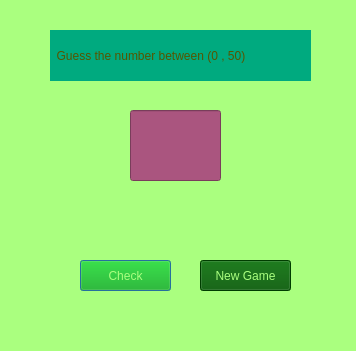
<?xml version="1.0" encoding="UTF-8"?>
<ui version="4.0">
 <class>Play_Guess_Num</class>
 <widget class="QDialog" name="Play_Guess_Num">
  <property name="geometry">
   <rect>
    <x>0</x>
    <y>0</y>
    <width>356</width>
    <height>351</height>
   </rect>
  </property>
  <property name="windowTitle">
   <string>Play Guess Num</string>
  </property>
  <property name="styleSheet">
   <string notr="true">background-color: rgb(170, 255, 127);</string>
  </property>
  <widget class="QLabel" name="label">
   <property name="geometry">
    <rect>
     <x>50</x>
     <y>30</y>
     <width>261</width>
     <height>51</height>
    </rect>
   </property>
   <property name="styleSheet">
    <string notr="true">background-color: rgb(0, 170, 127);
font: 700 11pt &quot;Segoe UI&quot;;
color: rgb(85, 85, 0);


</string>
   </property>
   <property name="text">
    <string>  Guess the number between (0 , 50)</string>
   </property>
  </widget>
  <widget class="QLineEdit" name="hint">
   <property name="geometry">
    <rect>
     <x>130</x>
     <y>110</y>
     <width>91</width>
     <height>71</height>
    </rect>
   </property>
   <property name="styleSheet">
    <string notr="true">background-color: rgb(170, 85, 127);
color: rgb(255, 255, 0);
font: 700 20pt &quot;Segoe UI&quot;;</string>
   </property>
   <property name="alignment">
    <set>Qt::AlignCenter</set>
   </property>
  </widget>
  <widget class="QLabel" name="res">
   <property name="geometry">
    <rect>
     <x>70</x>
     <y>200</y>
     <width>221</width>
     <height>41</height>
    </rect>
   </property>
   <property name="styleSheet">
    <string notr="true">color: rgb(85, 0, 0);
font: 700 12pt &quot;Segoe UI&quot;;
</string>
   </property>
   <property name="text">
    <string/>
   </property>
   <property name="alignment">
    <set>Qt::AlignCenter</set>
   </property>
  </widget>
  <widget class="QPushButton" name="check">
   <property name="geometry">
    <rect>
     <x>80</x>
     <y>260</y>
     <width>91</width>
     <height>31</height>
    </rect>
   </property>
   <property name="styleSheet">
    <string notr="true">background-color: rgb(0, 170, 0);
color: rgb(170, 255, 127);
font: 700 11pt &quot;Segoe UI&quot;;</string>
   </property>
   <property name="text">
    <string>Check</string>
   </property>
  </widget>
  <widget class="QPushButton" name="new_game">
   <property name="geometry">
    <rect>
     <x>200</x>
     <y>260</y>
     <width>91</width>
     <height>31</height>
    </rect>
   </property>
   <property name="styleSheet">
    <string notr="true">background-color: rgb(0, 85, 0);
color: rgb(170, 255, 127);
font: 700 9pt &quot;Segoe UI&quot;;</string>
   </property>
   <property name="text">
    <string>New Game</string>
   </property>
  </widget>
 </widget>
 <resources/>
 <connections/>
</ui>
